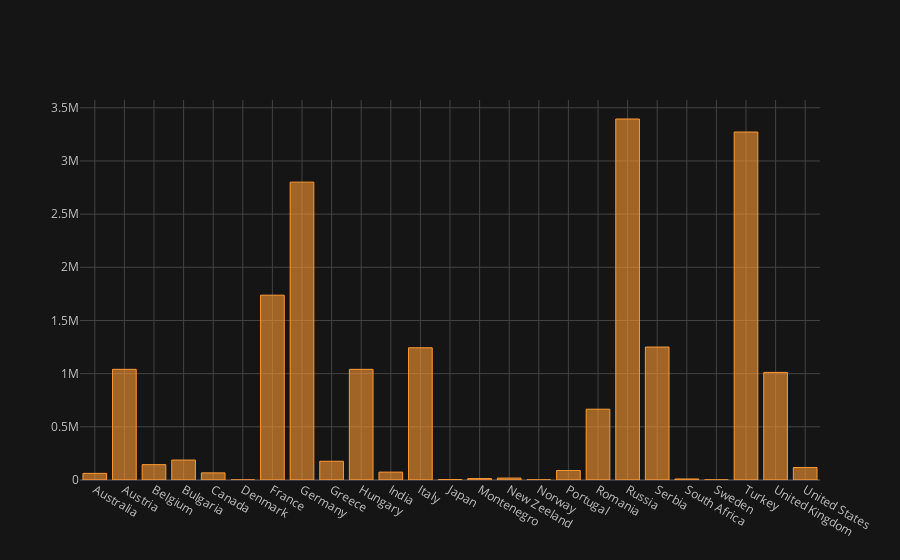

Notebook cell for this chart:
### Code cell
country['Deaths'].sum().iplot(kind='bar')

### Figure 1 — Plotly figure (JSON) as saved in the notebook; plotly's stock layout.template omitted (floating-point values rounded to 4 significant figures)
{"data": [{"marker": {"color": "rgba(255, 153, 51, 0.6)", "line": {"color": "rgba(255, 153, 51, 1.0)", "width": 1}}, "name": "Deaths", "orientation": "v", "text": "", "type": "bar", "uid": "d0e7b8ce-e78f-403c-9d2b-735ab17fa619", "x": ["Australia", "Austria", "Belgium", "Bulgaria", "Canada", "Denmark", "France", "Germany", "Greece", "Hungary", "India", "Italy", "Japan", "Montenegro", "New Zeeland", "Norway", "Portugal", "Romania", "Russia", "Serbia", "South Africa", "Sweden", "Turkey", "United Kingdom", "United States"], "y": [62149, 1040600, 144337, 187500, 66996, 700, 1737800, 2800720, 176000, 1040600, 73905, 1243400, 4661, 13325, 18060, 1180, 89235, 665706, 3394369, 1250000, 9726, 800, 3271844, 1011687, 117465]}], "layout": {"legend": {"bgcolor": "#151516", "font": {"color": "#D9D9D9"}}, "paper_bgcolor": "#151516", "plot_bgcolor": "#151516", "title": {"font": {"color": "#D9D9D9"}}, "xaxis": {"gridcolor": "#434343", "showgrid": true, "tickfont": {"color": "#C2C2C2"}, "title": {"font": {"color": "#D9D9D9"}, "text": ""}, "zerolinecolor": "#666570"}, "yaxis": {"gridcolor": "#434343", "showgrid": true, "tickfont": {"color": "#C2C2C2"}, "title": {"font": {"color": "#D9D9D9"}, "text": ""}, "zerolinecolor": "#666570"}}}
